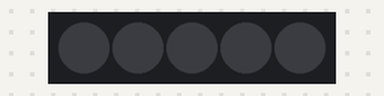
This sketch was run on a simulated Arduino Uno, built with avr-gcc and run on an emulated ATmega328P. Shown: 5 RGB LEDs in strip order, left to right.

Above: at 0.1 s.
At 2.1 s:
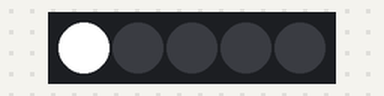
At 4.1 s:
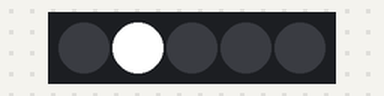
At 6.1 s:
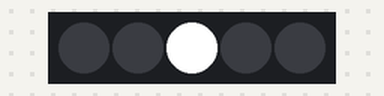
At 8.1 s:
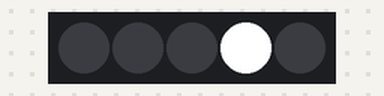
At 10.1 s:
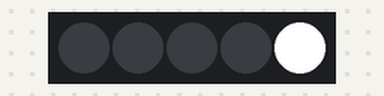
Timing chart, 0 to 39.5 s (numbered marks = the images above):
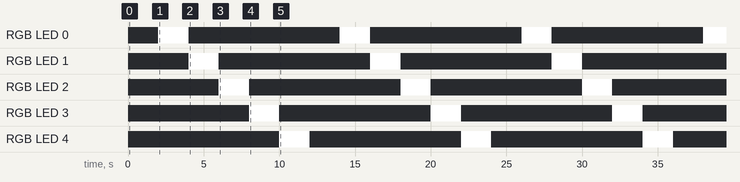

Measured:
- by itself, RGB LED 0–4: alternates RGB(255, 255, 255) for 2.0 s and off for 10.0 s
- by itself, everything shown: repeats every 12.0 s, in 6 steps
- what the display in image 1 shows lasts 2.0 s, from 2.0 s to 4.0 s

The sketch:

color_anchor.ino
```cpp
#include <Adafruit_NeoPixel.h>

// Pin and NeoPixel configuration
#define PIN 7                // Pin connected to the NeoPixel ring
#define NUMPIXELS 5          // Number of NeoPixels
#define DELAY_TIME 2000      // Time to keep each pixel on (in milliseconds)

Adafruit_NeoPixel pixels(NUMPIXELS, PIN, NEO_GRB + NEO_KHZ800);

void setup() {
  pixels.begin();  // Initialize the NeoPixel ring
  pixels.clear();  // Ensure all LEDs are off initially
  pixels.show();
}

void loop() {
  // Turn off all lights for 2000 ms
  pixels.clear();
  pixels.show();
  delay(DELAY_TIME);

  // Sequentially light up each NeoPixel
  for (int i = 0; i < NUMPIXELS; i++) {
    pixels.clear();                                // Clear all pixels
    pixels.setPixelColor(i, pixels.Color(255, 255, 255));  // Set the current pixel to white
    pixels.show();                                // Update the NeoPixel ring
    delay(DELAY_TIME);                            // Wait for 2000 ms
  }
}
```
